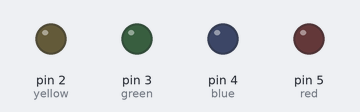
The sketch below on a simulated Arduino Uno, built with avr-gcc and run on an emulated ATmega328P. On the bench: output pins drawn as LEDs (lit = HIGH).

Above: at 0.1 s.
At 0.9 s:
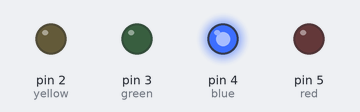
At 1.7 s:
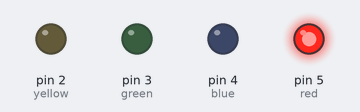
At 3.5 s:
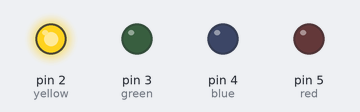
At 5.3 s:
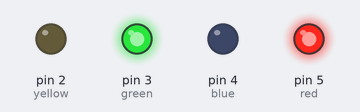
At 7.1 s:
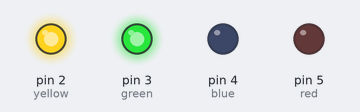
Timing chart, 0 to 7.4 s (numbered marks = the images above):
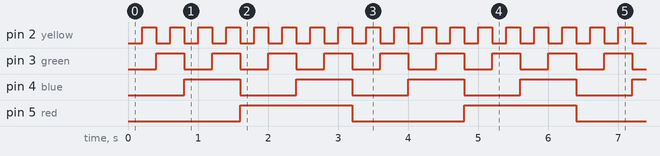

Measured:
- by itself, pin 2 (yellow): alternates HIGH for 0.20 s and LOW for 0.20 s
- by itself, pin 3 (green): alternates HIGH for 0.40 s and LOW for 0.40 s
- by itself, pin 4 (blue): alternates HIGH for 0.80 s and LOW for 0.80 s
- by itself, pin 5 (red): alternates HIGH for 1.6 s and LOW for 1.6 s

The sketch:

binaryFifteen.ino
```cpp
int yellow = 2;
int green = 3;
int blue = 4;
int red = 5;
int hold = 200;

void setup()
{
  pinMode(yellow, OUTPUT);
  pinMode(green, OUTPUT);
  pinMode(blue, OUTPUT);
  pinMode(red, OUTPUT);
}

void loop()
{
  /*0*/
  digitalWrite(yellow, LOW);
  digitalWrite(green, LOW);
  digitalWrite(blue, LOW);
  digitalWrite(red, LOW);
  delay(hold);
  /*1*/
  digitalWrite(yellow, HIGH);
  digitalWrite(green, LOW);
  digitalWrite(blue, LOW);
  digitalWrite(red, LOW);
  delay(hold);
  /*2*/
  digitalWrite(yellow, LOW);
  digitalWrite(green, HIGH);
  digitalWrite(blue, LOW);
  digitalWrite(red, LOW);
  delay(hold);
  /*3*/
  digitalWrite(yellow, HIGH);
  digitalWrite(green, HIGH);
  digitalWrite(blue, LOW);
  digitalWrite(red, LOW);
  delay(hold);
  /*4*/
  digitalWrite(yellow, LOW);
  digitalWrite(green, LOW);
  digitalWrite(blue, HIGH);
  digitalWrite(red, LOW);
  delay(hold);
  /*5*/
  digitalWrite(yellow, HIGH);
  digitalWrite(green, LOW);
  digitalWrite(blue, HIGH);
  digitalWrite(red, LOW);
  delay(hold);
  /*6*/
  digitalWrite(yellow, LOW);
  digitalWrite(green, HIGH);
  digitalWrite(blue, HIGH);
  digitalWrite(red, LOW);
  delay(hold);
  /*7*/
  digitalWrite(yellow, HIGH);
  digitalWrite(green, HIGH);
  digitalWrite(blue, HIGH);
  digitalWrite(red, LOW);
  delay(hold);
  /*8*/
  digitalWrite(yellow, LOW);
  digitalWrite(green, LOW);
  digitalWrite(blue, LOW);
  digitalWrite(red, HIGH);
  delay(hold);
  /*9*/
  digitalWrite(yellow, HIGH);
  digitalWrite(green, LOW);
  digitalWrite(blue, LOW);
  digitalWrite(red, HIGH);
  delay(hold);
  /*10*/
  digitalWrite(yellow, LOW);
  digitalWrite(green, HIGH);
  digitalWrite(blue, LOW);
  digitalWrite(red, HIGH);
  delay(hold);
  /*11*/
  digitalWrite(yellow, HIGH);
  digitalWrite(green, HIGH);
  digitalWrite(blue, LOW);
  digitalWrite(red, HIGH);
  delay(hold);
  /*12*/
  digitalWrite(yellow, LOW);
  digitalWrite(green, LOW);
  digitalWrite(blue, HIGH);
  digitalWrite(red, HIGH);
  delay(hold);
  /*13*/
  digitalWrite(yellow, HIGH);
  digitalWrite(green, LOW);
  digitalWrite(blue, HIGH);
  digitalWrite(red, HIGH);
  delay(hold);
  /*14*/
  digitalWrite(yellow, LOW);
  digitalWrite(green, HIGH);
  digitalWrite(blue, HIGH);
  digitalWrite(red, HIGH);
  delay(hold);
  /*15*/
  digitalWrite(yellow, HIGH);
  digitalWrite(green, HIGH);
  digitalWrite(blue, HIGH);
  digitalWrite(red, HIGH);
  delay(hold);
}
```
